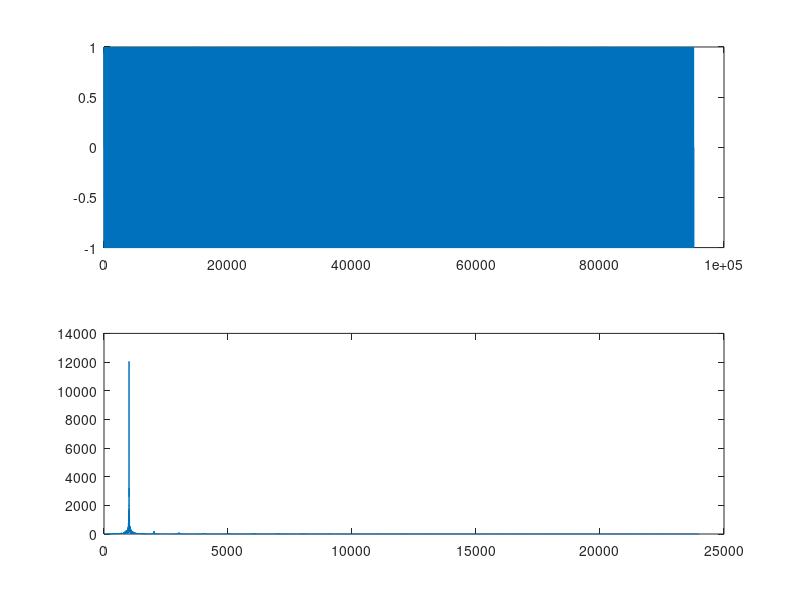

Source code (MATLAB):
fs = 48000;
T = 2*fs;
t = linspace(1,2, T);
f = 1000;
y = sin(2*pi*f*t);

% y_fft = fft(y,fs);
% 
% rand_fft = rand(size(y_fft), 'like', y_fft);
% y_rand_fft = y_fft + rand_fft;
% 
% y_ifft = ifft(y_rand_fft, T);
% y_ifft = real(y_ifft)/max(abs(y_ifft));
% 
% rand_time = rand(size(y_ifft), 'like', y_ifft);
% y_rand_time = y_ifft + rand_time;
% y_final_fft = fft(y_rand_time, fs);
% 
% figure()
% subplot(3,2,1)
% plot(t,y)
% title('Original Signal')
% subplot(3,2,2)
% plot(abs(y_fft))
% title('FFT of original signal')
% subplot(3,2,3)
% plot(abs(y_rand_fft))
% title('Jittered FFT')
% subplot(3,2,4)
% plot(t,y_ifft)
% title('Freq jittered signal')
% subplot(3,2,5)
% plot(t,y_rand_time)
% title('Freq + time jitter')
% subplot(3,2,6)
% plot(abs(y_final_fft))
% title('FFT of Freq + time jitter')
% soundsc(y_rand_time,fs)


number_of_waves = 2000;
signal=[];
deltas = [];
for i = 1:number_of_waves
    f_new = f + 3*(randi([-10, 10])); %rand(1)*10;
    n = linspace(0,1/f_new,fs/f_new);
    signal = cat(2,signal, sin(2*pi*f_new*n));
    
end
subplot(2,1,1)
    plot(signal)
    subplot(2,1,2)
    N = power(2, nextpow2(fs/2));
    f = 1:N/2+1;
    tf = linspace(0,round(fs/2),N/2+1);
    FFT = abs(fft(signal, N));
    plot(tf, FFT(1:N/2+1))
% figure()
% subplot(3,2,1)
% plot(t,y)
% title('Original Signal')
% subplot(3,2,2)
% plot(abs(y_fft))
% title('FFT of original signal')
% subplot(3,2,3)
% plot(abs(y_rand_fft))
% title('Jittered FFT')
% subplot(3,2,4)
% plot(t,y_ifft)
% title('Freq jittered signal')
% subplot(3,2,5)
% plot(t,y_rand_time)
% title('Freq + time jitter')
% subplot(3,2,6)
% plot(abs(y_final_fft))
% title('FFT of Freq + time jitter')
% soundsc(y_rand_time,fs)
